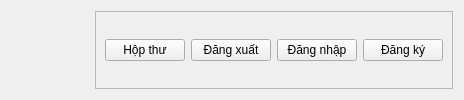
         <widget class="QFrame" name="thongTinDangNhap">
          <property name="styleSheet">
           <string notr="true"/>
          </property>
          <property name="frameShape">
           <enum>QFrame::NoFrame</enum>
          </property>
          <property name="frameShadow">
           <enum>QFrame::Raised</enum>
          </property>
          <layout class="QHBoxLayout" name="horizontalLayout_4">
           <item>
            <widget class="QLabel" name="avatarIcon">
             <property name="minimumSize">
              <size>
               <width>32</width>
               <height>32</height>
              </size>
             </property>
             <property name="maximumSize">
              <size>
               <width>64</width>
               <height>64</height>
              </size>
             </property>
             <property name="text">
              <string/>
             </property>
             <property name="scaledContents">
              <bool>true</bool>
             </property>
            </widget>
           </item>
           <item>
            <widget class="QPushButton" name="username">
             <property name="styleSheet">
              <string notr="true">color: white;</string>
             </property>
             <property name="text">
              <string/>
             </property>
             <property name="flat">
              <bool>true</bool>
             </property>
            </widget>
           </item>
           <item>
            <widget class="QFrame" name="dangFrame">
             <property name="styleSheet">
              <string notr="true"/>
             </property>
             <property name="frameShape">
              <enum>QFrame::StyledPanel</enum>
             </property>
             <property name="frameShadow">
              <enum>QFrame::Raised</enum>
             </property>
             <layout class="QHBoxLayout" name="horizontalLayout_3">
              <item>
               <widget class="QPushButton" name="hopThuButton">
                <property name="text">
                 <string>Hộp thư</string>
                </property>
                <property name="icon">
                 <iconset resource="resources.qrc">
                  <normaloff>:/media/icons/madebyoliver/paper-plane-1.png</normaloff>:/media/icons/madebyoliver/paper-plane-1.png</iconset>
                </property>
               </widget>
              </item>
              <item>
               <widget class="QPushButton" name="dangXuatButton">
                <property name="autoFillBackground">
                 <bool>false</bool>
                </property>
                <property name="styleSheet">
                 <string notr="true"/>
                </property>
                <property name="text">
                 <string>Đăng xuất</string>
                </property>
                <property name="icon">
                 <iconset resource="resources.qrc">
                  <normaloff>:/media/icons/madebyoliver/exit-1.png</normaloff>:/media/icons/madebyoliver/exit-1.png</iconset>
                </property>
                <property name="flat">
                 <bool>false</bool>
                </property>
               </widget>
              </item>
              <item>
               <widget class="QPushButton" name="dangNhapButton">
                <property name="autoFillBackground">
                 <bool>false</bool>
                </property>
                <property name="styleSheet">
                 <string notr="true"/>
                </property>
                <property name="text">
                 <string>Đăng nhập</string>
                </property>
                <property name="icon">
                 <iconset resource="resources.qrc">
                  <normaloff>:/media/icons/madebyoliver/login.png</normaloff>:/media/icons/madebyoliver/login.png</iconset>
                </property>
                <property name="flat">
                 <bool>false</bool>
                </property>
               </widget>
              </item>
              <item>
               <widget class="QPushButton" name="dangKyButton">
                <property name="autoFillBackground">
                 <bool>false</bool>
                </property>
                <property name="styleSheet">
                 <string notr="true"/>
                </property>
                <property name="text">
                 <string>Đăng ký</string>
                </property>
                <property name="icon">
                 <iconset resource="resources.qrc">
                  <normaloff>:/media/icons/madebyoliver/bookmark-1.png</normaloff>:/media/icons/madebyoliver/bookmark-1.png</iconset>
                </property>
                <property name="flat">
                 <bool>false</bool>
                </property>
               </widget>
              </item>
             </layout>
            </widget>
           </item>
          </layout>
         </widget>
